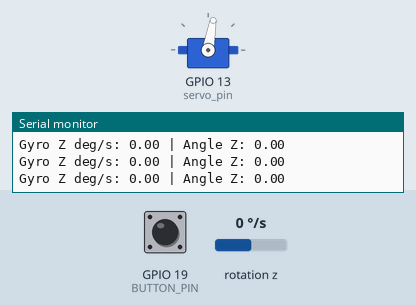
The sketch below on a simulated ESP32. On the bench: servo, the last lines printed to the serial monitor. Wiring (inferred from the names in the program): MPU-6050 motion sensor at I2C address 0x68. The test bench sets the inputs (shaded band); at power-on: rotation z 0 °/s, GPIO 19 (BUTTON_PIN) HIGH.

Above: at 4.6 s.
4.7 s: rotation z set to -100 °/s
At 5.8 s:
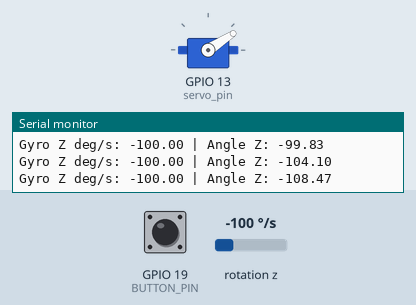
7.7 s: rotation z set to 0 °/s
At 8.1 s:
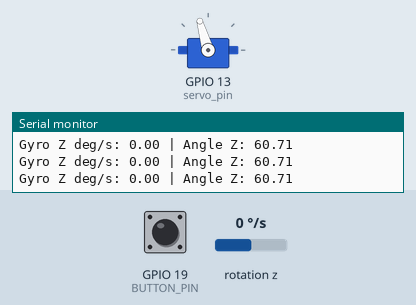
10.7 s: GPIO 19 (BUTTON_PIN) pulled LOW for 1 s
At 12.3 s:
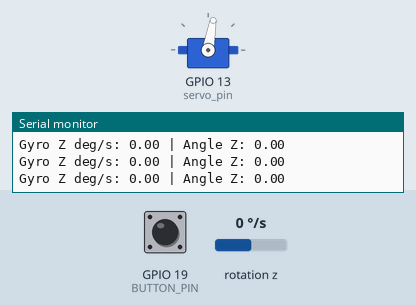
14.7 s: rotation z set to 12 °/s
At 17.13 s:
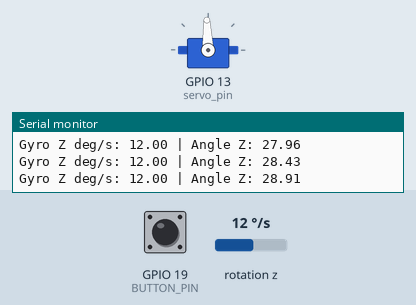
17.7 s: GPIO 19 (BUTTON_PIN) pulled LOW for 0.15 s
20.8 s: GPIO 19 (BUTTON_PIN) pulsed LOW 2 times (0.12 s each, 0.3 s apart)
Timing chart, 0 to 25.4 s (numbered marks = the images above; inputs shaded):
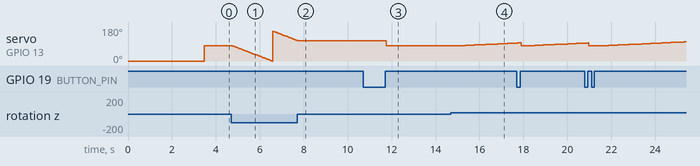

The sketch:

servo_gyro.ino
```cpp
#include <Wire.h>
#include <ESP32Servo.h>
#define BUTTON_PIN 19
const int servo_pin = 13;
const int MPU = 0x68;

Servo myservo;
int val =0 ;
int servo_pos = 0;
float gyroZoffset = 0;
float angleZ = 0;
int lastState;
int currentState=LOW;
unsigned long lastTime;

void setup() {
  Serial.begin(9600);
  Wire.begin();

  Wire.beginTransmission(MPU);
  Wire.write(0x6B);
  Wire.write(0);
  Wire.endTransmission(true);
  pinMode(BUTTON_PIN, INPUT_PULLUP);
  delay(1000);

  // Calibrate gyro Z offset
  long sum = 0;
  for (int i = 0; i < 1000; i++) {
    int16_t gz = readGyroZRaw();
    sum += gz;
    delay(2);
  }

  gyroZoffset = sum / 1000.0;

  lastTime = micros();

  // Allow allocation of all timers
	ESP32PWM::allocateTimer(0);
	ESP32PWM::allocateTimer(1);
	ESP32PWM::allocateTimer(2);
	ESP32PWM::allocateTimer(3);
	myservo.setPeriodHertz(50);    // standard 50 hz servo
	myservo.attach(servo_pin, 500, 2400); // attaches the servo on pin 18 to the servo object
}

void loop() {
  myservo.write(servo_pos);
  static float prevGyroZ = 0;
  unsigned long now = micros();
  float dt = (now - lastTime) / 1000000.0;
  lastTime = now;

  int16_t gyroZraw = readGyroZRaw();

  // MPU6050 default gyro range is ±250 deg/s
  // sensitivity = 131 LSB per deg/s
  float gyroZ = (gyroZraw - gyroZoffset) / 131.0;

  if(abs(gyroZ)<1) gyroZ=0;
  angleZ += (gyroZ + prevGyroZ) * 0.5 * dt;
  prevGyroZ = gyroZ;

  // Keep angle between 0 and 360
  if (angleZ >= 360) angleZ -= 360;
  if (angleZ < 0) angleZ += 360;
  if(angleZ>180) angleZ -= 360;

  Serial.print("Gyro Z deg/s: ");

  currentState = digitalRead(BUTTON_PIN);
  if(lastState == LOW && currentState == HIGH)
      angleZ = 0;
  lastState = currentState;

  Serial.print(gyroZ);
  Serial.print(" | Angle Z: ");
  Serial.println(angleZ);
  val = map(angleZ, -180, 180, 0, 160);
  servo_pos = constrain(val, 0, 160); //returneaza 0 daca val < 0 si 160 daca val > 0
  delay(10);

}

int16_t readGyroZRaw() {
  Wire.beginTransmission(MPU);
  Wire.write(0x47); // Gyro Z high byte register
  Wire.endTransmission(false);
  Wire.requestFrom(MPU, 2, true);

  int16_t gz = Wire.read() << 8 | Wire.read();
  return gz;
}
```

Measured:
- after the input at 7.7 s, servo on GPIO 13 (servo_pin): goes on until 7.8 s, then stays 106°
- after the input at 10.7 s, servo on GPIO 13 (servo_pin): 106° → 80° after 1.1 s
- after the input at 14.7 s, servo on GPIO 13 (servo_pin): moves from 80° to 95° over 2.6 s, starting after 0.33 s
